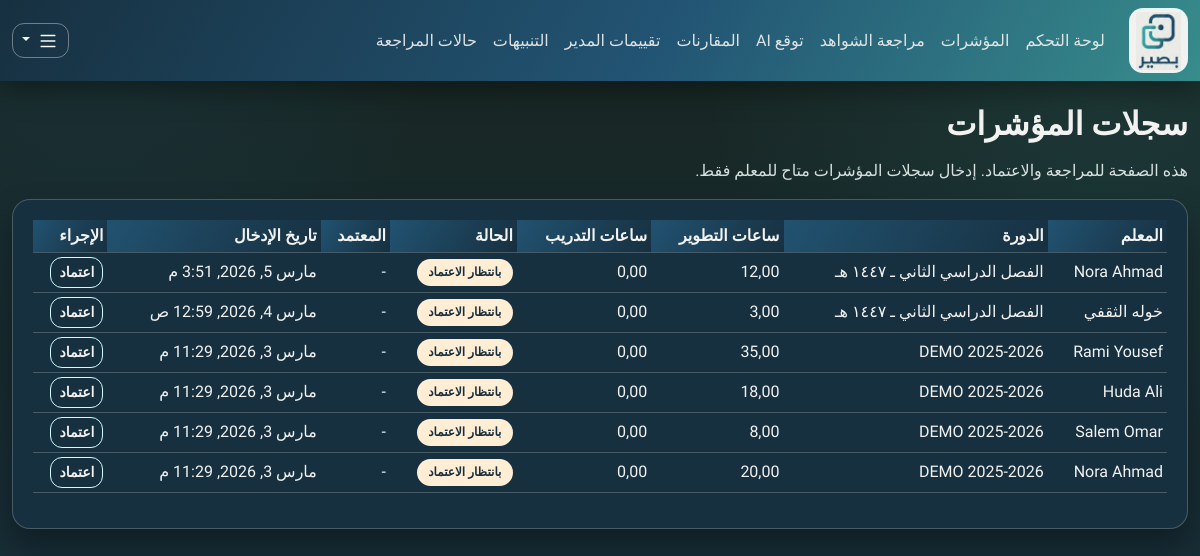
/metrics/ (signed in), run on an earlier commit of the app's database.
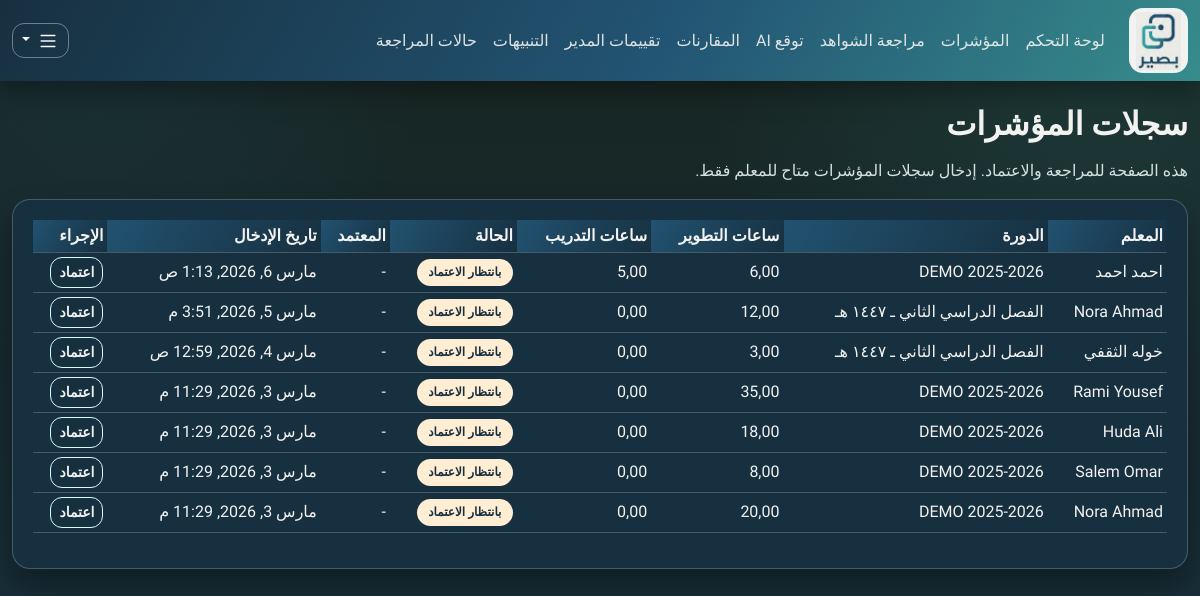
And on a later commit of the database.
### apps/metrics/models.py (models this page shows, shortened)
class TeacherMetricSnapshot(models.Model):
    class ApprovalStatus(models.TextChoices):
        PENDING = "PENDING", "Pending"
        APPROVED = "APPROVED", "Approved"
    teacher = models.ForeignKey("teachers.Teacher", on_delete=models.CASCADE, related_name="metric_snapshots")
    cycle = models.ForeignKey("cycles.EvaluationCycle", on_delete=models.CASCADE, related_name="metric_snapshots")
    pd_hours = models.DecimalField(max_digits=7, decimal_places=2)
    training_hours = models.DecimalField(max_digits=7, decimal_places=2)
    created_by = models.ForeignKey("accounts.User", null=True, on_delete=models.SET_NULL, related_name="metric_snapshots_created")
    approval_status = models.CharField(max_length=16, choices=ApprovalStatus.choices, default=ApprovalStatus.PENDING)
    approved_by = models.ForeignKey(
        "accounts.User", null=True, blank=True, on_delete=models.SET_NULL, related_name="metric_snapshots_approved"
    )
    approved_at = models.DateTimeField(null=True, blank=True)
    created_at = models.DateTimeField(auto_now_add=True)
    class Meta:
        constraints = [
            models.UniqueConstraint(fields=["teacher", "cycle"], name="uq_metric_teacher_cycle"),
            models.CheckConstraint(check=models.Q(pd_hours__gte=0), name="ck_pd_hours_non_negative"),
            models.CheckConstraint(check=models.Q(training_hours__gte=0), name="ck_training_hours_non_negative"),
        ]
        indexes = [
            models.Index(fields=["teacher", "cycle"]),
            models.Index(fields=["cycle", "created_at"]),
            models.Index(fields=["approval_status", "cycle"]),
        ]

### apps/teachers/models.py (models this page shows)
class Teacher(models.Model):
    user = models.OneToOneField("accounts.User", on_delete=models.CASCADE, related_name="teacher_profile")
    school = models.ForeignKey("schools.School", on_delete=models.PROTECT, related_name="teachers")
    employee_id = models.CharField(max_length=50, unique=True)
    is_active = models.BooleanField(default=True)
    created_at = models.DateTimeField(auto_now_add=True)
    class Meta:
        indexes = [models.Index(fields=["school", "employee_id"])]
    def __str__(self) -> str:
        return self.user.get_full_name() or self.user.username

### apps/accounts/models.py (models this page shows)
class User(AbstractUser):
    class Role(models.TextChoices):
        TEACHER = "TEACHER", "Teacher"
        LEADER = "LEADER", "Leader"
        ADMIN = "ADMIN", "Admin"
    role = models.CharField(max_length=16, choices=Role.choices, default=Role.TEACHER)
    school = models.ForeignKey("schools.School", null=True, blank=True, on_delete=models.SET_NULL)
    class Meta:
        indexes = [models.Index(fields=["role", "school"])]

### apps/cycles/models.py (models this page shows, shortened)
class EvaluationCycle(models.Model):
    school = models.ForeignKey("schools.School", on_delete=models.CASCADE, related_name="cycles")
    name = models.CharField(max_length=100)
    start_date = models.DateField()
    end_date = models.DateField()
    is_active = models.BooleanField(default=True)
    created_at = models.DateTimeField(auto_now_add=True)
    class Meta:
        constraints = [
            models.UniqueConstraint(fields=["school", "name"], name="uq_cycle_school_name"),
            models.CheckConstraint(check=models.Q(end_date__gte=models.F("start_date")), name="ck_cycle_dates_order"),
        ]
        indexes = [models.Index(fields=["school", "is_active"])]

### apps/ui/views.py (the view)
# urls.py: path("metrics/", views.metrics_page, name="metrics"),
@login_required
def metrics_page(request: HttpRequest) -> HttpResponse:
    snapshots = (
        _by_role_queryset(request.user, TeacherMetricSnapshot)
        .select_related("teacher", "teacher__user", "cycle", "approved_by")
        .order_by("-created_at")
    )
    can_approve = request.user.role in [User.Role.LEADER, User.Role.ADMIN]
    is_teacher = request.user.role == User.Role.TEACHER
    if request.method == "POST":
        action = request.POST.get("action", "submit_metric")
        if action == "approve_metric":
            if not can_approve:
                messages.error(request, "اعتماد المؤشرات متاح للمدير فقط.")
                return redirect("ui:dashboard")
            snapshot_id = request.POST.get("snapshot_id")
            snapshot = get_object_or_404(_by_role_queryset(request.user, TeacherMetricSnapshot), id=snapshot_id)
            if snapshot.approval_status == TeacherMetricSnapshot.ApprovalStatus.APPROVED:
                messages.info(request, "هذا السجل معتمد مسبقًا.")
                return redirect("ui:metrics")
            snapshot.approval_status = TeacherMetricSnapshot.ApprovalStatus.APPROVED
            snapshot.approved_by = request.user
            snapshot.approved_at = timezone.now()
            snapshot.save(update_fields=["approval_status", "approved_by", "approved_at"])
            log_audit(
                actor=request.user,
                action="metrics.approved",
                entity_type="TeacherMetricSnapshot",
                entity_id=str(snapshot.id),
                after={
                    "teacher_id": snapshot.teacher_id,
                    "cycle_id": snapshot.cycle_id,
                    "approved_by": request.user.id,
                },
            )
            messages.success(request, "تم اعتماد سجل المؤشرات بنجاح.")
            return redirect("ui:metrics")
        if not is_teacher:
            messages.error(request, "إدخال المؤشرات متاح للمعلم فقط، والاعتماد للمدير.")
            return redirect("ui:dashboard")
        form = MetricSnapshotForm(request.POST, user=request.user)
        if form.is_valid():
            data = form.cleaned_data
            try:
                with transaction.atomic():
                    obj, created = TeacherMetricSnapshot.objects.update_or_create(
                        teacher=data["teacher"],
                        cycle=data["cycle"],
                        defaults={
                            "pd_hours": data["pd_hours"],
                            "training_hours": data["training_hours"],
                            "created_by": request.user,
                            "approval_status": TeacherMetricSnapshot.ApprovalStatus.PENDING,
                            "approved_by": None,
                            "approved_at": None,
                        },
                    )
                    log_audit(
                        actor=request.user,
                        action="metrics.submitted" if created else "metrics.resubmitted",
                        entity_type="TeacherMetricSnapshot",
                        entity_id=str(obj.id),
                        after={
                            "teacher_id": obj.teacher_id,
                            "cycle_id": obj.cycle_id,
                            "pd_hours": str(obj.pd_hours),
                            "training_hours": str(obj.training_hours),
                        },
                    )
                messages.success(request, "تم إرسال سجل المؤشرات للمراجعة والاعتماد.")
                return redirect("ui:metrics")
            except IntegrityError:
                messages.error(request, "تعذر حفظ البيانات بسبب تعارض في السجلات.")
    else:
        form = MetricSnapshotForm(user=request.user) if is_teacher else None
    return render(
        request,
        "ui/metrics.html",
        {"form": form, "snapshots": snapshots, "can_approve": can_approve, "is_teacher": is_teacher},
    )

### apps/ui/views.py (called while the page is built)
def _by_role_queryset(user: User, model, teacher_lookup: str = "teacher"):
    qs = model.objects.all()
    if user.role == User.Role.ADMIN:
        return qs
    if user.role == User.Role.LEADER:
        return qs.filter(**{f"{teacher_lookup}__school": user.school})
    return qs.filter(**{f"{teacher_lookup}__user": user})

### apps/ui/templates/ui/metrics.html (shortened to what this page needs)
{% extends "ui/base.html" %}
{% block content %}
<h2 class="mb-3">سجلات المؤشرات</h2>
{% if is_teacher %}
<p class="text-muted">يمكنك إدخال أو تحديث سجلك، ثم ينتقل لحالة بانتظار اعتماد المدير.</p>
{% else %}
<p class="text-muted">هذه الصفحة للمراجعة والاعتماد. إدخال سجلات المؤشرات متاح للمعلم فقط.</p>
{% endif %}
<div class="row g-4">
  <div class="{% if form %}col-lg-8{% else %}col-lg-12{% endif %}">
    <div class="card">
      <div class="card-body">
        <div class="table-responsive">
          <table class="table table-sm align-middle">
            <thead>
              <tr>
                <th>المعلم</th>
                <th>الدورة</th>
                <th>ساعات التطوير</th>
                <th>ساعات التدريب</th>
                <th>الحالة</th>
                <th>المعتمد</th>
                <th>تاريخ الإدخال</th>
                {% if can_approve %}<th>الإجراء</th>{% endif %}
              </tr>
            </thead>
            <tbody>
              {% for s in snapshots %}
              <tr>
                <td>{{ s.teacher }}</td>
                <td>{{ s.cycle.name }}</td>
                <td>{{ s.pd_hours }}</td>
                <td>{{ s.training_hours }}</td>
                <td>
                  {% if s.approval_status == "APPROVED" %}
                  <span class="badge text-bg-success">معتمد</span>
                  {% else %}
                  <span class="badge text-bg-warning">بانتظار الاعتماد</span>
                  {% endif %}
                </td>
                <td>
                  {% if s.approved_by %}
                  {{ s.approved_by.username }}<br><span class="small text-muted">{{ s.approved_at }}</span>
                  {% else %}
                  -
                  {% endif %}
                </td>
                <td>{{ s.created_at }}</td>
                {% if can_approve %}
                <td>
                  {% if s.approval_status != "APPROVED" %}
                  <form method="post">
                    <button class="btn btn-sm btn-outline-primary" type="submit">اعتماد</button>
                  </form>
                  {% else %}
                  <span class="text-muted">-</span>
                  {% endif %}
                </td>
                {% endif %}
              </tr>
              {% empty %}
              <tr>
                <td colspan="{% if can_approve %}8{% else %}7{% endif %}" class="text-muted">لا توجد سجلات مؤشرات حتى
                  الآن.</td>
              </tr>
              {% endfor %}
            </tbody>
          </table>
        </div>
      </div>
    </div>
  </div>
</div>
{% endblock %}

### apps/ui/templates/ui/base.html (shortened to what this page needs)
{% load static %}
<!doctype html>
<html lang="ar" dir="rtl">
<head>
  <link href="https://cdn.jsdelivr.net/npm/bootstrap@5.3.3/dist/css/bootstrap.rtl.min.css" rel="stylesheet">
</head>
<body>
  <nav class="navbar navbar-expand-lg navbar-dark">
    <div class="container-fluid">
      <a class="navbar-brand" href="{% url 'ui:dashboard' %}" aria-label="Basir">
        <img class="brand-logo" src="{% static 'ui/images/Artboard1.jpg' %}?v=20260305" alt="بصير">
      </a>
      <div class="collapse navbar-collapse show">
        <ul class="navbar-nav me-auto mb-2 mb-lg-0">
          <li class="nav-item"><a class="nav-link" href="{% url 'ui:dashboard' %}">لوحة التحكم</a></li>
          <li class="nav-item"><a class="nav-link" href="{% url 'ui:metrics' %}">المؤشرات</a></li>
          {% if request.user.role == 'LEADER' or request.user.role == 'ADMIN' %}
            <li class="nav-item"><a class="nav-link" href="{% url 'ui:evidences-admin' %}">مراجعة الشواهد</a></li>
          {% endif %}
          <li class="nav-item"><a class="nav-link" href="{% url 'ui:objective-scores' %}">توقع AI</a></li>
          <li class="nav-item"><a class="nav-link" href="{% url 'ui:comparisons' %}">المقارنات</a></li>
          {% if request.user.role == 'LEADER' or request.user.role == 'ADMIN' %}
            <li class="nav-item"><a class="nav-link" href="{% url 'ui:evaluations' %}">تقييمات المدير</a></li>
            <li class="nav-item"><a class="nav-link" href="{% url 'ui:flags' %}">التنبيهات</a></li>
            <li class="nav-item"><a class="nav-link" href="{% url 'ui:cases' %}">حالات المراجعة</a></li>
          {% endif %}
        </ul>
        <div class="dropdown">
          <button class="btn btn-outline-light btn-sm dropdown-toggle sandwich-btn" type="button" id="sandwichMenu" data-bs-toggle="dropdown" aria-expanded="false">
            <svg xmlns="http://www.w3.org/2000/svg" width="22" height="22" fill="currentColor" viewBox="0 0 16 16">
              <path fill-rule="evenodd" d="M2.5 12a.5.5 0 0 1 .5-.5h10a.5.5 0 0 1 0 1H3a.5.5 0 0 1-.5-.5m0-4a.5.5 0 0 1 .5-.5h10a.5.5 0 0 1 0 1H3a.5.5 0 0 1-.5-.5m0-4a.5.5 0 0 1 .5-.5h10a.5.5 0 0 1 0 1H3a.5.5 0 0 1-.5-.5"/>
            </svg>
          </button>
        </div>
      </div>
    </div>
  </nav>
  <main class="container my-4">
    {% block content %}{% endblock %}
  </main>
</body>
</html>

### apps/ui/templates/ui/base.html (style rules this page uses)
:root { --brand-primary: #225473; --brand-deep: #173040; --brand-accent: #378C8C; --accent-warm: #FFEDD4; --accent-cool: #D4FBFF; --bg-main: #182621; --text-main: #F2F2F0; --text-muted: #D6E1DF; --surface: #173040; --surface-soft: #225473; --line: rgba(242, 242, 240, 0.22); --shadow: 0 16px 30px rgba(0, 0, 0, 0.34); }
body { font-family: "Cairo", sans-serif; color: var(--text-main); background: radial-gradient(circle at 92% 8%, rgba(55, 140, 140, 0.16), transparent 30%), radial-gradient(circle at 8% 4%, rgba(34, 84, 115, 0.2), transparent 25%), linear-gradient(180deg, #182621 0%, #173040 100%); min-height: 100vh; }
h1, h2, h3, h4, h5, h6 { font-weight: 700; color: var(--text-main); }
.navbar { background: linear-gradient(120deg, #173040, #225473 55%, #378C8C); box-shadow: 0 10px 28px rgba(0, 0, 0, 0.35); }
.navbar-brand { display: inline-flex; align-items: center; justify-content: center; padding: 0.16rem 0.35rem; border-radius: 14px; background: #F2F2F0; border: 1px solid rgba(212, 251, 255, 0.45); }
.brand-logo { height: 58px; width: auto; display: block; }
.navbar-nav .nav-link { color: rgba(242, 242, 240, 0.9); border-radius: 10px; padding-inline: 10px; transition: background-color 0.2s ease, color 0.2s ease; }
main.container { max-width: 1280px; }
.card { border: 1px solid var(--line); border-radius: 18px; box-shadow: var(--shadow); background: var(--surface); }
.card .card-body { padding: 1.2rem 1.25rem; }
.table { --bs-table-bg: transparent; --bs-table-border-color: var(--line); color: var(--text-main); }
.table thead th { background: linear-gradient(120deg, rgba(34, 84, 115, 0.95), rgba(23, 48, 64, 0.95)); color: var(--text-main); border-bottom-width: 1px; font-weight: 700; }
.table td, .table th, .form-label, .navbar-text, p, li { color: var(--text-main); }
.btn { border-radius: 12px; font-weight: 700; box-shadow: none; }
.btn-outline-primary { border-color: var(--accent-cool); color: #F2F2F0; }
.badge { border-radius: 999px; padding: 0.46rem 0.72rem; font-weight: 700; }
.text-bg-warning { background-color: var(--accent-warm) !important; color: #173040 !important; }
.text-muted { color: var(--text-muted) !important; }
a { color: var(--accent-cool); }
.sandwich-btn { border-radius: 12px; padding: 0.35rem 0.55rem; border-color: rgba(242, 242, 240, 0.4); transition: all 0.2s ease; }

What changed in the data, as far as the page shows it:
added TeacherMetricSnapshot: teacher "احمد احمد", cycle.name "DEMO 2025-2026", pd_hours "6,00", training_hours "5,00", approval_status "بانتظار الاعتماد", created_at "مارس 6, 2026, 1:13 ص"
